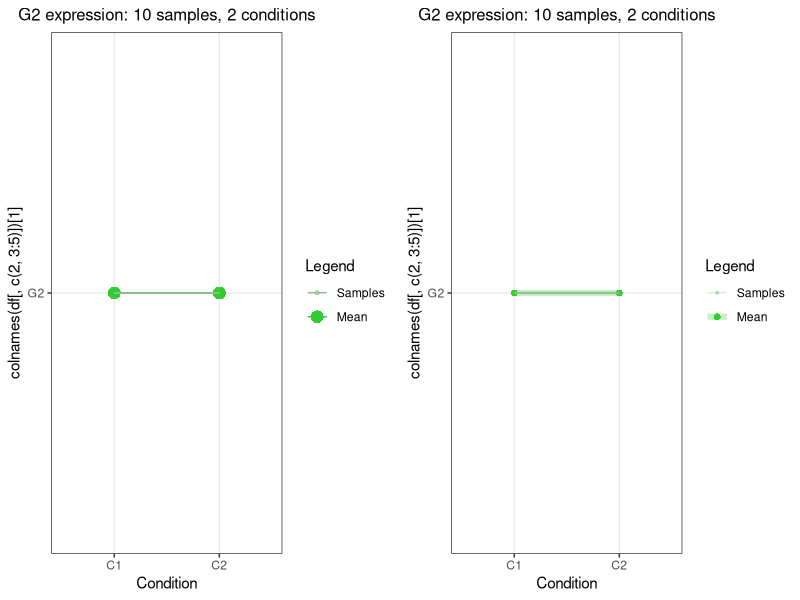

Recreate this plot in R.
#!/usr/bin/env Rscript
# from the lintwo.R but cleaned up without the experimental code (hopefully)
# linetw2, lines between two conditions

# One of the learnigns from this, is that ggplot trying to work from the data as much as possible
# and postprocessing can be thorny, so it's best to dress up your data frame with values and strings
# that would also look good on a graph. Meaning that they will likely be a little vernbose.
library(ggplot2)
library(Cairo)
library(gridExtra)

# fix the pseudrand seq or not?
set.seed(1)

# We're going to simulate values coming from two conditions
ns <-20 
hns <- ns/2 # half the samples
c1m <- 4 # group 1 mean
c2m <- 8 # group 2 mean
c1sd <- 1 # group 1 sd
c2sd <- 1 # group 1 sd

# d <- data.frame(G1=as.numeric(c(rnorm(hns, mean=c1m, sd=c1sd), rnorm(hns, mean=c2m, sd=c2sd))),
#                 G2=as.numeric(c(rnorm(ns, mean=c1m, sd=c1sd))),
#                 Condition=rep(paste0("C",1:2), each=hns),
#                 Pair=rep(paste0("P",1:hns), 2),
#                 Legend=rep("Samples",ns))
d <- matrix(c(rnorm(hns, mean=c1m, sd=c1sd), rnorm(hns, mean=c2m, sd=c2sd),
               rnorm(ns, mean=c1m, sd=c1sd)), nrow=ns)
d <- rbind(d, c(mean(d[1:hns,1]), mean(d[1:hns,2])))
d <- rbind(d, c(mean(d[(hns+1):ns,1]), mean(d[(hns+1):ns,2])))
colnames(d) <- paste0("G", 1:2)
df <- as.data.frame(d)
# rm(d)
df$Condition=c(rep(paste0("C",1:2), each=hns), paste0("C", 1:2))
df$Pair=c(rep(paste0("P",1:hns), 2), rep("NP", 2))
df$Legend=c(rep("Samples",ns), rep("Mean", 2))
# Those column titles somewhat verbose, but make graph come out nice.

# Introduce Legend values which are the averages for both groups.
# df <- rbind(df, c(mean(df[1:hns,1]), mean(df[1:hns,2]) , "C1", "NP", "Mean"))
# df <- rbind(df, c(mean(df[(hns+1):ns,1]), mean(df[(hns+1):ns,2]) , "C2", "NP", "Mean"))
# d <- rbind(d, c(mean(d$G2[d$Condition=="C1"]), "C1", "NP", "Mean"), c(mean(d$G2[d$Condition=="C2"]), "C2", "NP", "Mean"))
# # that rbind() seems to convert numbers to character, so let's revise the column types:
df$Condition <- factor(df$Condition)
df$Pair <- factor(df$Pair)
df$Legend <- factor(df$Legend, levels=c("Samples", "Mean"))

CairoPNG("ltw2.png", 1000, 600)
p1 <- ggplot(df[,c(1,3:5)], aes(x=Condition, y=colnames(df[,c(2,3:5)])[1], group=Pair), colour=Condition) +
        # the Group=Pair will ensure the lines between each member of a pair are correct.
        geom_point(aes(colour=Legend, shape=Legend, size=Legend)) +
        geom_path(aes(colour=Legend)) +
        # quite different to have alternate sizes for point and line, so, forget.
        # scale_color_manual(values = c("darkseagreen", "limegreen"), labels=c("Samples", "Mean")) +
        scale_color_manual(values = c("darkseagreen", "limegreen")) +
        # labs(colour = "Legend") +
        # labs or labels within an aes will cause two legends! 
        # scale_fill_manual(values = c("Samples", "Means"), name="") +
        scale_size_manual(values = c(1, 4)) +
        scale_shape_manual(values = c(1, 16)) +
        # 1 is empty circ, 16 is filled circ.
        theme_bw() +
        ggtitle(paste0(colnames(df[,c(2,3:5)])[1], " expression: ", hns, " samples, 2 conditions")) +
        theme(plot.title=element_text(size=12, hjust=0.5))
p2 <- ggplot(df[,c(2,3:5)], aes(x=Condition, y=colnames(df[,c(2,3:5)])[1], group=Pair), colour=Condition) +
        # the Group=Pair will ensure the lines between each member of a pair are correct.
        geom_point(aes(colour=Legend, shape=Legend, size=Legend)) +
        geom_path(aes(colour=Legend, size=Legend), alpha=0.3) +
        # quite different to have alternate sizes for point and line, so, forget.
        # scale_color_manual(values = c("darkseagreen", "limegreen"), labels=c("Samples", "Mean")) +
        scale_color_manual(values = c("darkseagreen", "limegreen")) +
        # labs(colour = "Legend") +
        # labs or labels within an aes will cause two legends! 
        # scale_fill_manual(values = c("Samples", "Means"), name="") +
        scale_size_manual(values = c(0.5, 2)) +
        scale_shape_manual(values = c(1, 16)) +
        # 1 is empty circ, 16 is filled circ.
        theme_bw() +
        ggtitle(paste0(colnames(df[,c(2,3:5)])[1], " expression: ", hns, " samples, 2 conditions")) +
        theme(plot.title=element_text(size=12, hjust=0.5))
lp <- list(p1, p2)
do.call("grid.arrange", c(lp, ncol=2))
dev.off()

# What won't work
# scale_y_continuous(labels=scaleFUN)
# was an effort to control precision of y values.
# you get discrete value applied to continuous scale there.

# Note colour becomes the legend in geom_point()
# that's why I just named hat variable "Legend"
